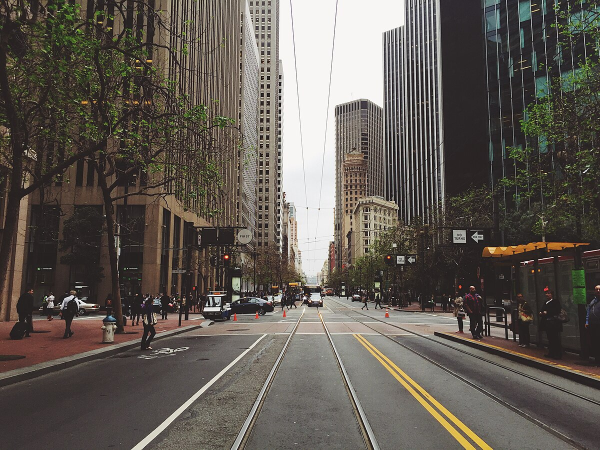
#> input picture 6_focal.jpg, 1200 x 900 px (shown at 1/2 size)
$ python 6_focal_length.py
#> lines starting #> are read from the running program, lines starting #| are printed output that depends on the picture
# 6. Capture images at different focal lengths (simulate FOV)
import cv2
import matplotlib.pyplot as plt

img = cv2.imread("6_focal.jpg")
#> img is the input picture: shape (900, 1200, 3); mean B, G, R 83.2, 90.3, 96.8
img = cv2.cvtColor(img, cv2.COLOR_BGR2RGB)

# Simulate focal length change by cropping + resizing
def simulate_fov(image, zoom_factor):
#> called with zoom_factor = 1.2
    h, w = image.shape[:2]
#> h = 900; w = 1200
    crop_h, crop_w = int(h/zoom_factor), int(w/zoom_factor)
#> crop_h = 750; crop_w = 1000
    y1, x1 = (h-crop_h)//2, (w-crop_w)//2
#> y1 = 75; x1 = 100
    cropped = image[y1:y1+crop_h, x1:x1+crop_w]
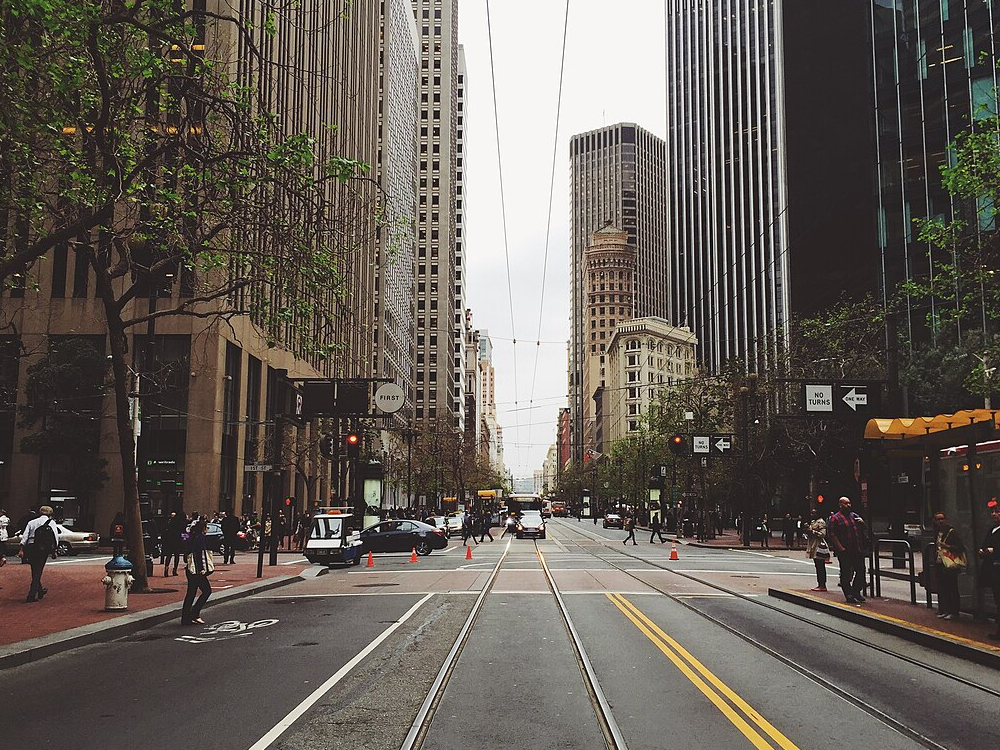
#> cropped: shape (750, 1000, 3); mean R, G, B 100.5, 93.6, 86.5
    return cv2.resize(cropped, (w, h))
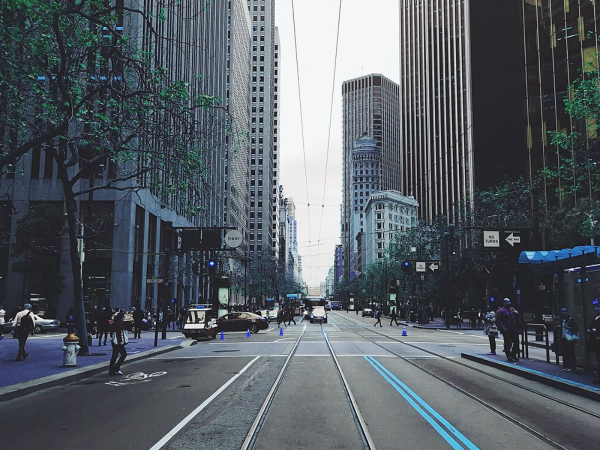
#> returned value: shape (900, 1200, 3) (shown at 1/2 size); mean of channels 0, 1, 2 100.4, 93.5, 86.4; drawn as B, G, R

fov1 = simulate_fov(img, 1.2)  # slight zoom
fov2 = simulate_fov(img, 2.0)  # higher zoom
#> call 2 of simulate_fov, with zoom_factor = 2
#> in simulate_fov (call 2), `cropped = image[y1:y1+crop_h, x1:x1+crop_w]`:
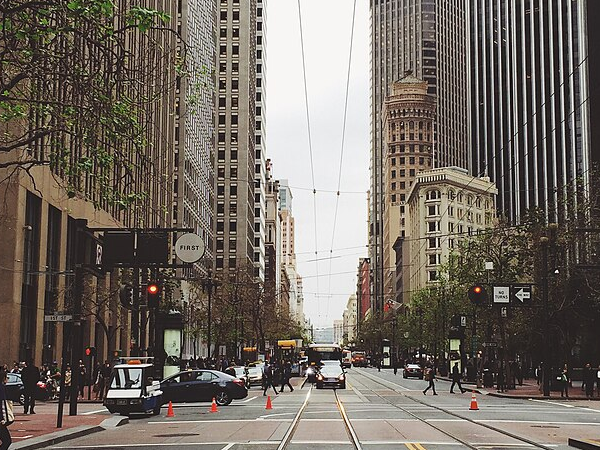
#> cropped: shape (450, 600, 3); mean R, G, B 115.4, 107.2, 98.8
#> in simulate_fov (call 2), `return cv2.resize(cropped, (w, h))`:
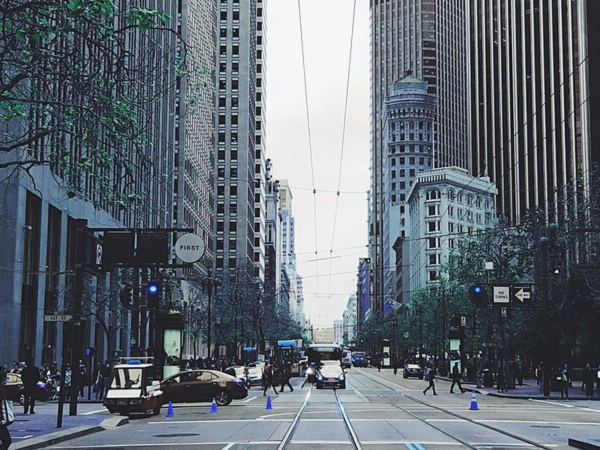
#> returned value: shape (900, 1200, 3) (shown at 1/2 size); mean of channels 0, 1, 2 115.4, 107.1, 98.8; drawn as B, G, R

plt.title("6. Capture image at different focal length")
plt.subplot(1,3,1); plt.imshow(img); plt.title("Original")
plt.subplot(1,3,2); plt.imshow(fov1); plt.title("Zoom 1.2x")
plt.subplot(1,3,3); plt.imshow(fov2); plt.title("Zoom 2x")
plt.show()

$ run again, with 4_image.jpg copied over 6_focal.jpg
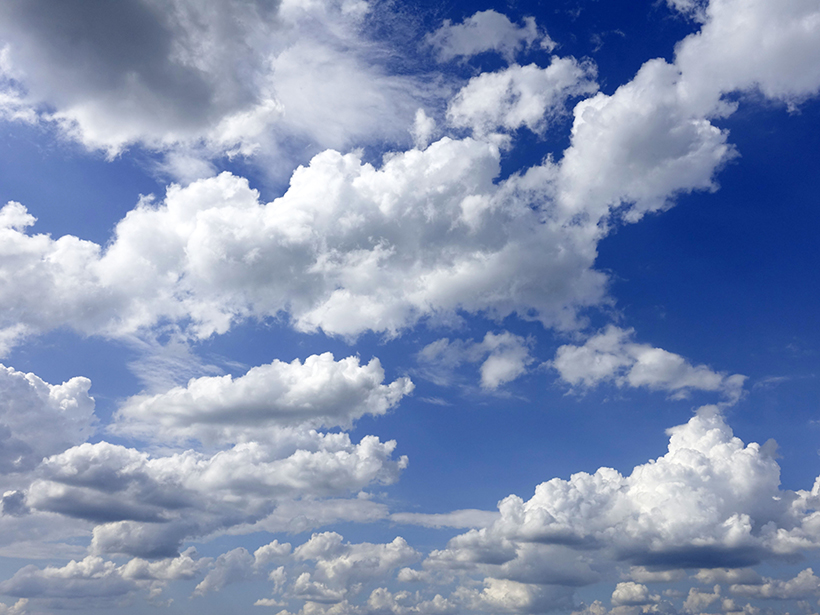
#> input picture 4_image.jpg, 820 x 615 px
#> img is the input picture: shape (615, 820, 3); mean B, G, R 179.4, 146.1, 130.4
#> in simulate_fov (call 2), `cropped = image[y1:y1+crop_h, x1:x1+crop_w]`:
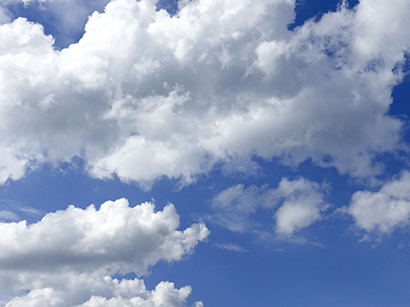
#> cropped: shape (307, 410, 3); mean R, G, B 141.9, 157.9, 189
#> in simulate_fov (call 2), `return cv2.resize(cropped, (w, h))`:
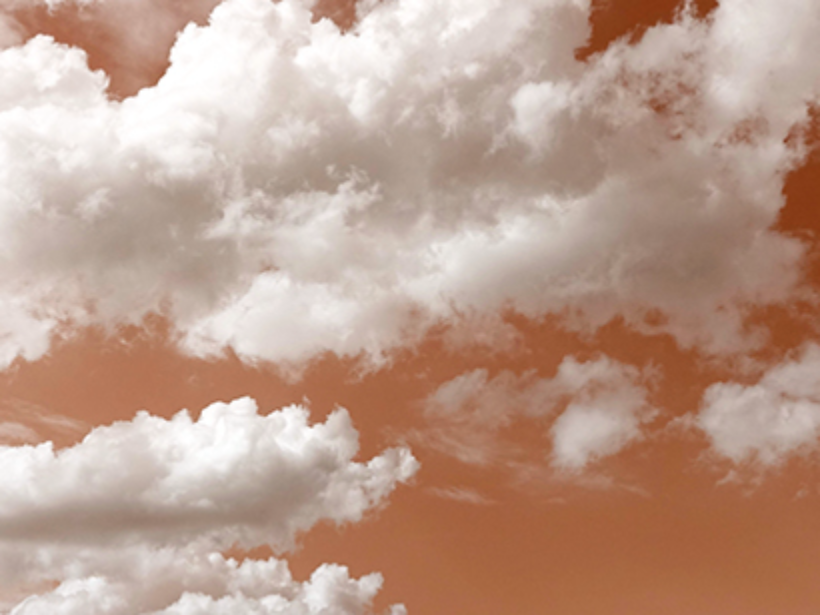
#> returned value: shape (615, 820, 3); mean of channels 0, 1, 2 141.8, 157.8, 188.8; drawn as B, G, R
